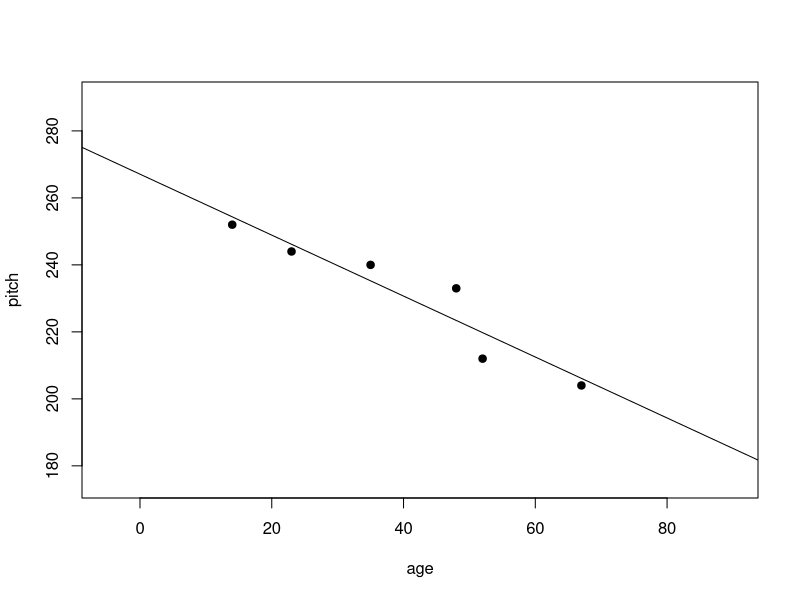
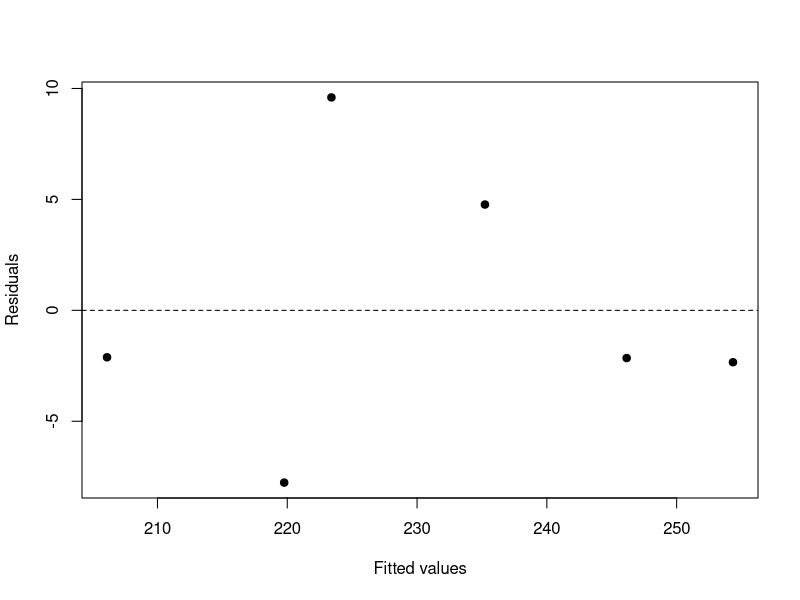

R code for these plots, in order:
require(dplyr)

# model 1
# pitch ~ sex
pitch = c(233,204,242,130,112,142)
sex = c(rep("female",3),rep("male",3))
my.df = data.frame(sex, pitch)

my.df

## building lm
xmdl = lm(pitch ~ sex, my.df)
xmdl
summary(xmdl)

coef(summary(xmdl))

# pitch ~ age
age = c(14,23,35,48,52,67)
pitch = c(252,244,240,233,212,204)
my.df = data.frame(age, pitch)
xmdl = lm(pitch~age, my.df)
summary(xmdl)

summary(xmdl)$coefficients

plot(pitch~age, data=my.df, pch=19, xlim=c(-5,90), ylim=c(175,290))
abline(xmdl)

my.df = my.df %>%
  mutate(age.c = age - mean(age))
my.df$age.c = my.df$age - mean(my.df$age)
xmdl = lm(pitch~age.c, my.df)

summary(xmdl)$coefficients

# residual plot
plot(fitted(xmdl), residuals(xmdl),pch=19, 
	xlab = 'Fitted values', ylab='Residuals' )
abline(h=0, lty='dashed')

## hist(residuals(xmdl))
## qqnorm(residuals(xmdl))

# influential data
dfbeta(xmdl)

